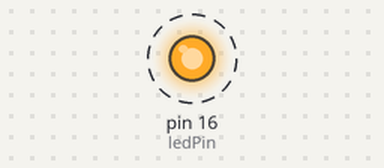
Bench run of a sketch on a simulated Arduino Mega 2560, built with avr-gcc and run on an emulated ATmega2560. Shown: output pins drawn as LEDs (lit = HIGH). Dashed ring = blinking.

Above: at 0.5 s.
Timing chart, 0 to 4.6 s (numbered marks = the images above):
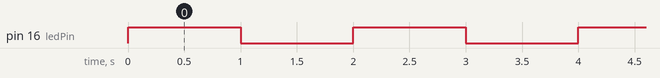

Measured:
- by itself, pin 16 (ledPin): alternates HIGH for 1.0 s and LOW for 1.0 s

The sketch:

lucy_IO.ino
```cpp
int ledPin = 16;

void setup() {
  // Program Setup
  Serial1.begin(115200);
  pinMode(ledPin, OUTPUT);
}

void loop() {
  // Main Program
  digitalWrite(ledPin,HIGH);
  Serial1.println("LED Status: ON");
  delay(1000);
  digitalWrite(ledPin, LOW);
  Serial1.println("LED Status: OFF");
  delay(1000);
}
```
